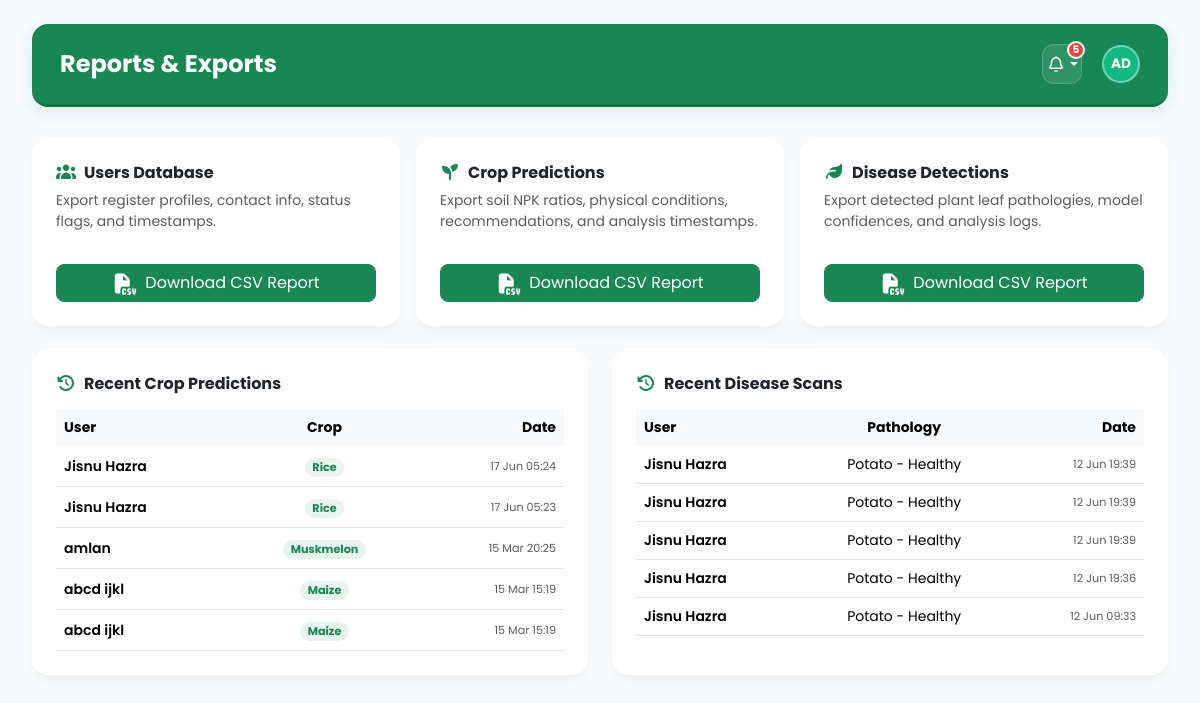
/admin_reports/ (signed in), run on an earlier commit of the app's database.
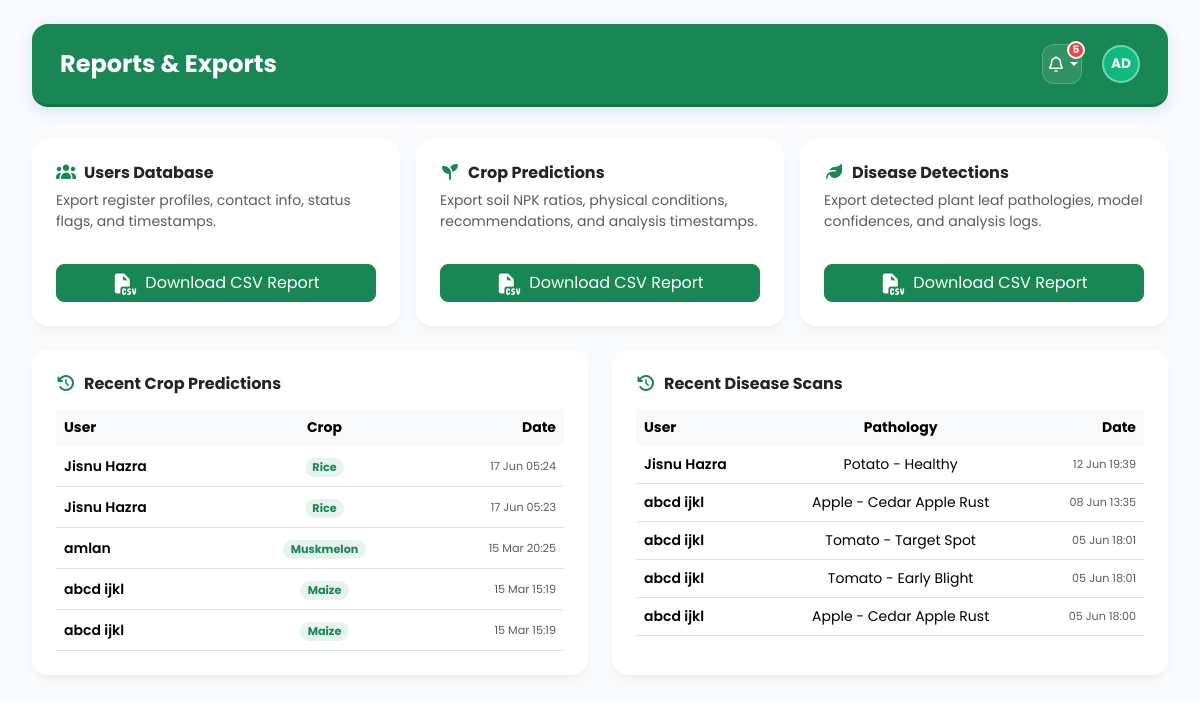
And on a later commit of the database.
### recommender/models.py (models this page shows, shortened)
class Prediction(models.Model):
    user = models.ForeignKey(User, on_delete=models.CASCADE, related_name='predictions')
    N = models.FloatField()
    P = models.FloatField()
    K = models.FloatField()
    temperature = models.FloatField()
    humidity = models.FloatField()
    ph = models.FloatField()
    rainfall = models.FloatField()
    predicted_crop = models.CharField(max_length=15)
    created_at = models.DateTimeField(auto_now_add=True)
    class Meta:
        ordering = ['-created_at']

class DiseasePrediction(models.Model):
    user = models.ForeignKey(
        User,
        on_delete=models.CASCADE,
        related_name='disease_predictions',
        null=True,
        blank=True
    )
    disease_name = models.CharField(max_length=100)
    confidence = models.FloatField()
    created_at = models.DateTimeField(auto_now_add=True)
    class Meta:
        ordering = ['-created_at']
    @property
    def formatted_disease_name(self):
        name = self.disease_name
        if "___" in name:
            parts = name.split("___")
            crop = parts[0].replace("_", " ").title()
            disease = parts[1].replace("_", " ").strip().title()
            return f"{crop} - {disease}"
        return name.replace("_", " ").title()

### recommender/views.py (the view)
# urls.py: path('admin_reports/',admin_reports_view,name='admin_reports'),
@user_passes_test(is_staff, login_url='admin_login')
def admin_reports_view(request):
    recent_users = User.objects.filter(is_staff=False).order_by('-date_joined')[:5]
    recent_predictions = Prediction.objects.select_related('user').order_by('-created_at')[:5]
    recent_detections = DiseasePrediction.objects.select_related('user').order_by('-created_at')[:5]
    context = {
        'recent_users': recent_users,
        'recent_predictions': recent_predictions,
        'recent_detections': recent_detections,
    }
    return render(request, 'admin_reports.html', context)

### recommender/views.py (called while the page is built)
def is_staff(user):
    return user.is_authenticated and user.is_staff

### recommender/templates/admin_reports.html (shortened to what the changed rows need)
{% extends 'admin_base.html' %}
{% load static %}
{% block content %}
<div class="container-fluid p-0" style="animation: fadeIn 0.5s ease-in-out;">
    <div class="row g-4 mb-4">
        <div class="col-lg-6">
            <div class="card dashboard-card border-0 h-100">
                <div class="card-body p-4">
                    <div class="table-responsive">
                        <table class="table table-sm align-middle mb-0">
                            <thead class="table-light text-muted small">
                                <tr>
                                    <th class="border-0 px-2 py-2">User</th>
                                    <th class="border-0 py-2 text-center">Crop</th>
                                    <th class="border-0 px-2 py-2 text-end">Date</th>
                                </tr>
                            </thead>
                            <tbody>
                                {% if recent_predictions %}
                                    {% for p in recent_predictions %}
                                        <tr>
                                            <td class="px-2 py-2 small fw-semibold text-slate-700">
                                                {{ p.user.get_full_name|default:p.user.username }}
                                            </td>
                                            <td class="py-2 text-center">
                                                <span class="badge bg-success bg-opacity-10 text-success rounded-pill" style="font-size: 0.7rem;">
                                                    {{ p.predicted_crop|title }}
                                                </span>
                                            </td>
                                            <td class="px-2 py-2 text-end text-muted small" style="font-size: 0.7rem;">
                                                {{ p.created_at|date:"d M H:i" }}
                                            </td>
                                        </tr>
                                    {% endfor %}
                                {% else %}
                                    <tr>
                                        <td colspan="3" class="text-center text-muted py-4 small">No prediction records.</td>
                                    </tr>
                                {% endif %}
                            </tbody>
                        </table>
                    </div>
                </div>
            </div>
        </div>
        <div class="col-lg-6">
            <div class="card dashboard-card border-0 h-100">
                <div class="card-body p-4">
                    <div class="table-responsive">
                        <table class="table table-sm align-middle mb-0">
                            <thead class="table-light text-muted small">
                                <tr>
                                    <th class="border-0 px-2 py-2">User</th>
                                    <th class="border-0 py-2 text-center">Pathology</th>
                                    <th class="border-0 px-2 py-2 text-end">Date</th>
                                </tr>
                            </thead>
                            <tbody>
                                {% if recent_detections %}
                                    {% for d in recent_detections %}
                                        <tr>
                                            <td class="px-2 py-2 small fw-semibold text-slate-700">
                                                {% if d.user %}{{ d.user.get_full_name|default:d.user.username }}{% else %}Anonymous{% endif %}
                                            </td>
                                            <td class="py-2 text-center small text-slate-800">
                                                {{ d.formatted_disease_name }}
                                            </td>
                                            <td class="px-2 py-2 text-end text-muted small" style="font-size: 0.7rem;">
                                                {{ d.created_at|date:"d M H:i" }}
                                            </td>
                                        </tr>
                                    {% endfor %}
                                {% else %}
                                    <tr>
                                        <td colspan="3" class="text-center text-muted py-4 small">No scanning records.</td>
                                    </tr>
                                {% endif %}
                            </tbody>
                        </table>
                    </div>
                </div>
            </div>
        </div>
    </div>
</div>
{% endblock %}

What changed in the data, as far as the page shows it:
removed DiseasePrediction: user.get_full_name "Jisnu Hazra", formatted_disease_name "Potato - Healthy", created_at "12 Jun 19:39"
removed DiseasePrediction: user.get_full_name "Jisnu Hazra", formatted_disease_name "Potato - Healthy", created_at "12 Jun 19:39"
removed DiseasePrediction: user.get_full_name "Jisnu Hazra", formatted_disease_name "Potato - Healthy", created_at "12 Jun 19:36"
removed DiseasePrediction: user.get_full_name "Jisnu Hazra", formatted_disease_name "Potato - Healthy", created_at "12 Jun 09:33"
now on this page (row unchanged): DiseasePrediction: user.get_full_name "abcd ijkl", formatted_disease_name "Apple - Cedar Apple Rust", created_at "08 Jun 13:35"
now on this page (row unchanged): DiseasePrediction: user.get_full_name "abcd ijkl", formatted_disease_name "Tomato - Target Spot", created_at "05 Jun 18:01"
now on this page (row unchanged): DiseasePrediction: user.get_full_name "abcd ijkl", formatted_disease_name "Tomato - Early Blight", created_at "05 Jun 18:01"
now on this page (row unchanged): DiseasePrediction: user.get_full_name "abcd ijkl", formatted_disease_name "Apple - Cedar Apple Rust", created_at "05 Jun 18:00"
